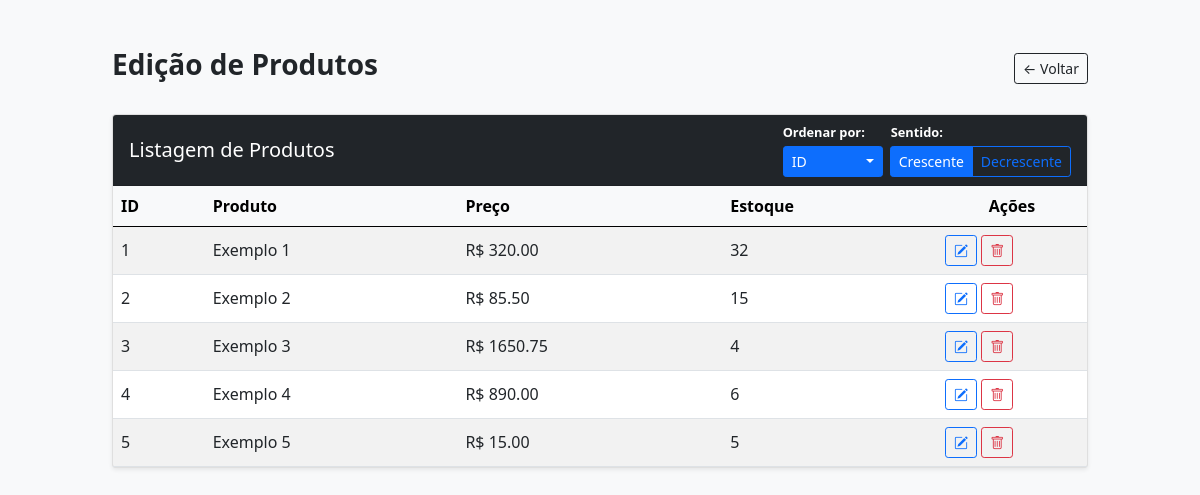
The app's page /product_view/ with its own data.
### models.py (models this page shows)
class Produtos(db.Model):
    __tablename__ = 'Produtos'
    id_produto = db.Column(db.Integer, primary_key=True, autoincrement=True)
    nome_produto = db.Column(db.String(80), nullable=False)
    preco_produto = db.Column(db.Float, nullable=False)
    estoque = db.Column(db.Integer, nullable=False)

### main.py (the view)
@app.route("/product_view/", methods=["GET","POST"])
def editar_produtos():
    criterio_ordProd = request.args.get('ordenarProd', 'id')
    direcao_ordProd = request.args.get('direcaoProd', 'asc')
    query_produtos = Produtos.query
    if criterio_ordProd == 'nome':
        coluna_prod = Produtos.nome_produto
    elif criterio_ordProd == 'preco':
        coluna_prod = Produtos.preco_produto
    elif criterio_ordProd == 'estoque':
        coluna_prod = Produtos.estoque
    else:
        coluna_prod = Produtos.id_produto
    if direcao_ordProd == 'desc':
        lista_produtos = query_produtos.order_by(coluna_prod.desc()).all()
    else:
        lista_produtos = query_produtos.order_by(coluna_prod.asc()).all()
    return render_template("editar_produtos.html", produtos=lista_produtos)

### templates/editar_produtos.html (shortened to what this page needs)
<!DOCTYPE html>
<html lang="pt-br">
<head>
    <link href="https://cdn.jsdelivr.net/npm/bootstrap@5.0.2/dist/css/bootstrap.min.css" rel="stylesheet">
    <link rel="stylesheet" href="https://cdn.jsdelivr.net/npm/bootstrap-icons@1.10.5/font/bootstrap-icons.css">
</head>
<body class="bg-light">
    <div class="container my-5" style="max-width: 1000px;">
        <div class="d-flex justify-content-between align-items-center mb-4">
            <h1 class="h3 text-dark fw-bold">Edição de Produtos</h1>
            <a href="{{ url_for('editar_dados') }}" class="btn btn-outline-dark btn-sm">← Voltar</a>
        </div>
        <div class="card shadow-sm">
            <div class="card-header bg-dark text-white d-flex justify-content-between align-items-center flex-wrap gap-2">
                <h2 class="h5 mb-0">Listagem de Produtos</h2>
                <div class="d-flex align-items-center gap-2">
                    <div class="d-flex flex-column">
                        <label class="form-label text-white fw-bold mb-1" style="font-size: 0.8rem;">Ordenar por:</label>
                        <div class="dropdown">
                            <button class="btn btn-sm btn-primary dropdown-toggle d-flex justify-content-between align-items-center w-100" type="button" id="btnDropdownProdutos" data-bs-toggle="dropdown" aria-expanded="false" style="min-width: 100px; text-align: left;">
                            </button>
                        </div>
                    </div>
                    <div class="d-flex flex-column">
                        <label class="form-label text-white fw-bold mb-1" style="font-size: 0.8rem;">Sentido:</label>
                        <div class="btn-group btn-group-sm" role="group" aria-label="Basic radio toggle button group">
                            <label class="btn btn-outline-primary" for="produto_crescente">Crescente</label>
                            <label class="btn btn-outline-primary" for="produto_decrescente">Decrescente</label>
                        </div>
                    </div>
                </div>
            </div>
            <div class="card-body p-0">
                <div class="table-responsive">
                    <table class="table table-striped table-hover mb-0 align-middle">
                        <thead class="table-light">
                            <tr>
                                <th>ID</th>
                                <th>Produto</th>
                                <th>Preço</th>
                                <th>Estoque</th>
                                <th class="text-center" style="width: 150px;">Ações</th>
                            </tr>
                        </thead>
                        <tbody>
                            {% for produto in produtos %}
                            <tr>
                                <td>    {{ produto.id_produto }}</td>
                                <td>{{ produto.nome_produto }}</td>
                                <td>R$ {{ "%.2f"|format(produto.preco_produto) }}</td>
                                <td>{{ produto.estoque }}</td>
                                <td>
                                    <a href="{{ url_for('editar_produto_form', id=produto.id_produto) }}" class="btn btn-outline-primary btn-sm" title="Editar">
                                        <i class="bi bi-pencil-square"></i>
                                    </a>
                                    <a href="{{ url_for('excluir_produto', id=produto.id_produto) }}" class="btn btn-outline-danger btn-sm" title="Excluir" onclick="return confirm('Tem certeza que deseja excluir esta venda?')">
                                        <i class="bi bi-trash"></i>
                                    </a>
                                </td>
                            </tr>
                            {% else %}
                            <tr>
                                <td colspan="4" class="text-center text-muted py-4">Nenhum produto registado.</td>
                            </tr>
                            {% endfor %}
                        </tbody>
                    </table>
                </div>
            </div>
        </div>
    </div>
</body>
</html>

### records on screen
Produtos: id_produto "1", nome_produto "Exemplo 1", preco_produto "320.00", estoque "32"
Produtos: id_produto "2", nome_produto "Exemplo 2", preco_produto "85.50", estoque "15"
Produtos: id_produto "3", nome_produto "Exemplo 3", preco_produto "1650.75", estoque "4"
Produtos: id_produto "4", nome_produto "Exemplo 4", preco_produto "890.00", estoque "6"
Produtos: id_produto "5", nome_produto "Exemplo 5", preco_produto "15.00", estoque "5"
